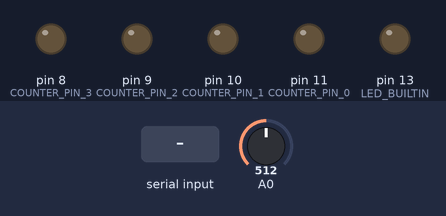
Bench run of a sketch on a simulated Arduino Uno, built with avr-gcc and run on an emulated ATmega328P. On the bench: output pins drawn as LEDs (lit = HIGH). Inputs (shaded band) come from the test bench; at power-on: A0 = 512. What the sketch prints to the serial monitor is not drawn.

Above: at 1.2 s.
1.3 s: byte 30 received over Serial
At 2.5 s:
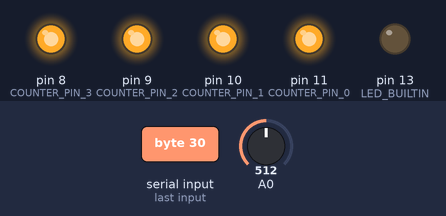
Timing chart, 0 to 4.3 s (numbered marks = the images above; inputs shaded):
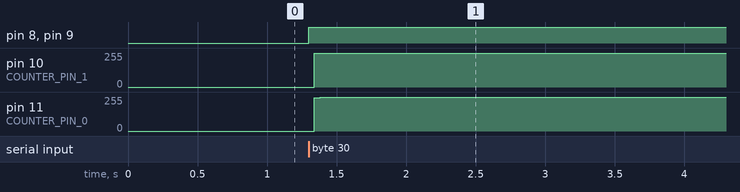

Measured:
- after the input at 1.3 s, pin 8 (COUNTER_PIN_3), pin 9 (COUNTER_PIN_2): LOW → HIGH at once; pin 10 (COUNTER_PIN_1), pin 11 (COUNTER_PIN_0): 0/255 → 255/255 at once

The sketch:

mock.ino
```cpp
/**
 * One byte communication protocol
 * -----------------------------
 * | Command bit |  Data bits  |
 * -----------------------------
 * |      1      |   1111111   |
 * -----------------------------
 *
 * READ  - 0 | Data bits unused
 * WRITE - 1 | bit 0-5 (pin number), bit 6 (0 - LOW, 1 - HIGH)
 */

#define BAUD_RATE 57600 // 115200, 250000, 500000, 1000000, 2000000, 9600, 57600

#define COMMAND_READ 0
#define COMMAND_WRITE 1

#define COUNTER_PIN_0 11
#define COUNTER_PIN_1 10
#define COUNTER_PIN_2 9
#define COUNTER_PIN_3 8

#define NUMBER_OF_VOLTAGES_PER_CHANNEL 16
#define NUMBER_OF_VOLTAGE_CHANNELS 1
#define VOLTAGE_MULTIPLIER 1
#define VOLTAGE_COEFFICIENT 0.0048875855327468 // 5 / 1023

#define FRAME_START 0xfd
#define FRAME_ESCAPE 0xfe
#define FRAME_END 0xff

#define READY_BYTE 0b10101010

boolean ready = false;

float measureVoltage(byte pin)
{
  return analogRead(pin) * VOLTAGE_COEFFICIENT * VOLTAGE_MULTIPLIER; // use getResult_mV for millivolts
}

void setup()
{
  // set particular pins as outputs
  pinMode(COUNTER_PIN_0, OUTPUT);
  pinMode(COUNTER_PIN_1, OUTPUT);
  pinMode(COUNTER_PIN_2, OUTPUT);
  pinMode(COUNTER_PIN_3, OUTPUT);

  pinMode(LED_BUILTIN, OUTPUT);
  digitalWrite(LED_BUILTIN, LOW);

  Serial.begin(BAUD_RATE);
}

void loop()
{
  if (!ready)
  {
    Serial.write(READY_BYTE);
    ready = true;
  }

  if (Serial.available() > 0)
  {
    byte input = Serial.read();
    byte command = (input & 0b10000000) >> 7;
    switch (command)
    {
    case COMMAND_READ:
      read(input);
      break;
    case COMMAND_WRITE:
      write(input);
      break;
    }
  }
}

void read(byte input)
{
  byte numberOfVoltages = NUMBER_OF_VOLTAGES_PER_CHANNEL * NUMBER_OF_VOLTAGE_CHANNELS;
  float voltages[numberOfVoltages];
  for (byte i = 0; i < NUMBER_OF_VOLTAGES_PER_CHANNEL; i++)
  {
    digitalWrite(COUNTER_PIN_0, (i & 0b0001));
    digitalWrite(COUNTER_PIN_1, (i & 0b0010) >> 1);
    digitalWrite(COUNTER_PIN_2, (i & 0b0100) >> 2);
    digitalWrite(COUNTER_PIN_3, (i & 0b1000) >> 3);

#if NUMBER_OF_VOLTAGE_CHANNELS > 0
    voltages[i] = measureVoltage(A0);
#endif
#if NUMBER_OF_VOLTAGE_CHANNELS > 1
    voltages[i + 16] = measureVoltage(A1);
#endif
#if NUMBER_OF_VOLTAGE_CHANNELS > 2
    voltages[i + 32] = measureVoltage(A2);
#endif
#if NUMBER_OF_VOLTAGE_CHANNELS > 3
    voltages[i + 48] = measureVoltage(A3);
#endif
  }

  Serial.write(FRAME_START);
  for (byte i = 0; i < numberOfVoltages; i++)
  {
    float voltage = voltages[i];
    byte *bytes = (byte *)&voltage;

    for (byte j = 0; j < 4; j++)
    {
      byte quartal = bytes[j];
      if (quartal == FRAME_START || quartal == FRAME_ESCAPE || quartal == FRAME_END)
      {
        Serial.write(FRAME_ESCAPE);
      }
      Serial.write(quartal);
    }
  }
  Serial.write(FRAME_END);
  Serial.flush();
}

void write(byte input)
{
  byte pin = (input & 0b01111110) >> 1;
  byte val = (input & 0b00000001);

  digitalWrite(pin, val);
}
```
